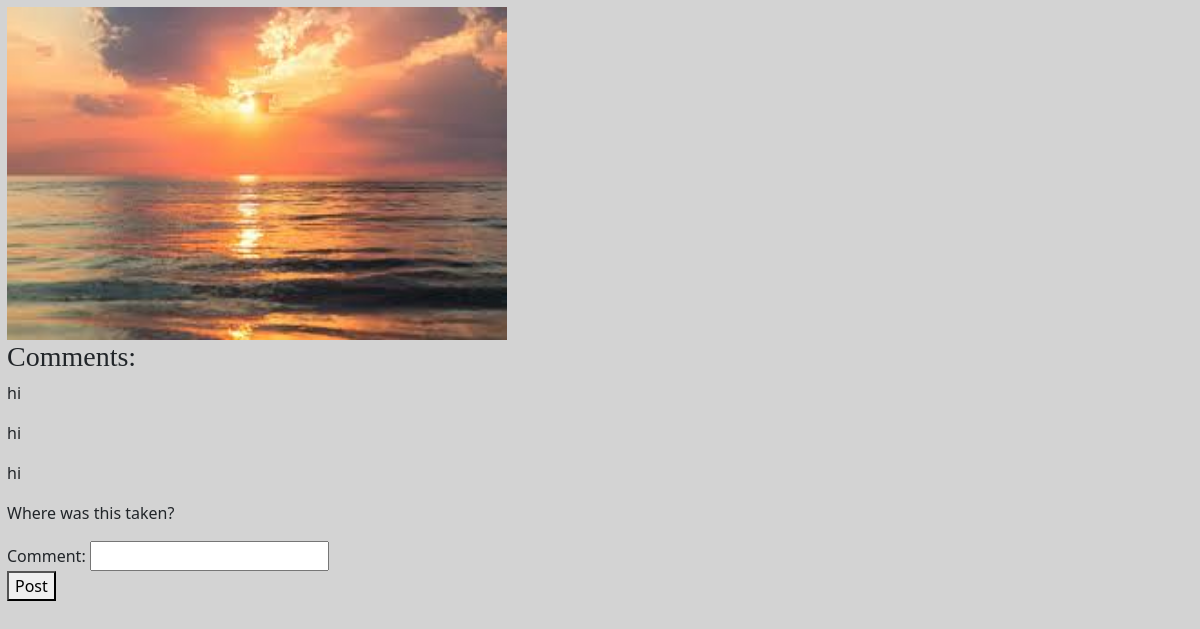
/image/25, run on the app's committed database.
### gallery/models.py (models this page shows)
class Image(models.Model):
    image = models.ImageField()
    session = models.CharField(max_length=100)
    tags = models.ManyToManyField(Tag)

class Comment(models.Model):
    comment = models.CharField(max_length = 200)
    image = models.ForeignKey(Image, on_delete=models.CASCADE, related_name="comments")

### gallery/views.py (the view, shortened to what this page needs)
# urls.py: path("image/<int:pk>", ImageDetailView.as_view(), name = "image_detail")
class ImageDetailView(DetailView):
    model = Image
    template_name = "gallery/detail.html"
    context_object_name = "image"
    def get(self, request, *args, **kwargs):
        self.object = self.get_object()
        recent = request.session.get("recent_images", [])
        image_id = self.object.id
        if(id in recent):
            recent.remove(id)
        recent.insert(0, image_id)
        recent = recent[:5]
        request.session["recent_images"] = recent
        return super().get(request, *args, **kwargs)
    def get_context_data(self, **kwargs):
        self.object = self.get_object()
        image_id = self.object.id
        comments_ = self.object.comments.all()
        context = super().get_context_data(**kwargs)
        context["comments"] = comments_
        context["form"] = CommentForm()
        return context

### gallery/views.py
class CommentForm(forms.ModelForm):
    class Meta:
        model = Comment
        fields = ["comment"]

### gallery/templates/gallery/detail.html (shortened to what this page needs)
{% load static %}
<!DOCTYPE html>
<html lang="en">
<head>
    <link href="https://cdn.jsdelivr.net/npm/bootstrap@5.3.8/dist/css/bootstrap.min.css" rel="stylesheet">
    <link href = "{% static 'gallery/style.css' %}" rel = "stylesheet">
</head>
<body>
    <img src = "{{image.image.url}}" width="500px">
    <h3>Comments: </h3>
    {% for comment in comments %}
    <div style = "border: 5px;">
    <p>{{comment.comment}}</p>
    </div>
    {% endfor %}
    <form method = "POST">
    {{form}}
    <button type = "submit">Post</button>
    </form>
</body>
</html>

### gallery/static/gallery/style.css (style rules this page uses)
body { padding: 7px; background-color: lightgray; }
h2, h3 { vertical-align: center; font-family: 'Fantasty'; }

### data on the page
Image: image (picture)
Comment: comment "hi"
Comment: comment "hi"
Comment: comment "hi"
Comment: comment "Where was this taken?"
